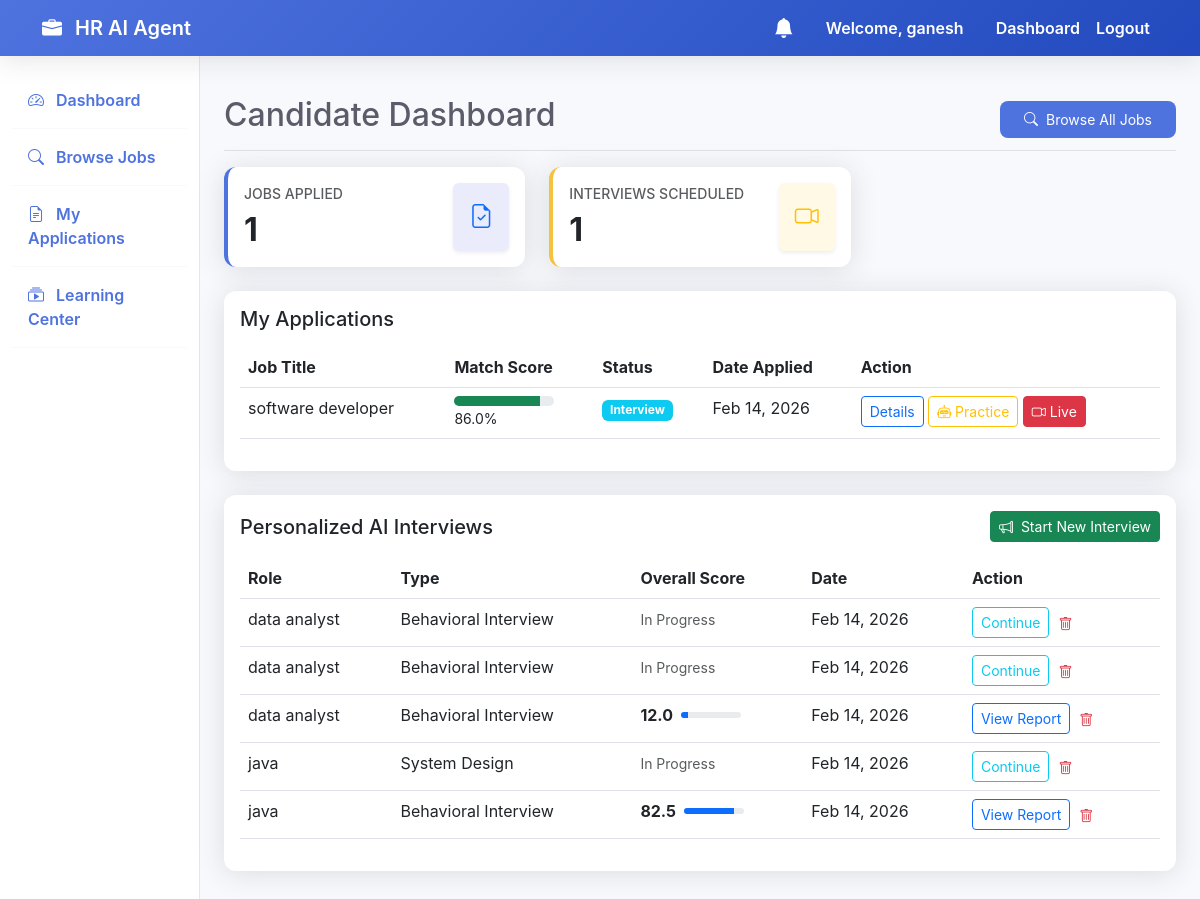
Page /dashboard/ (signed in) on the earlier database version.
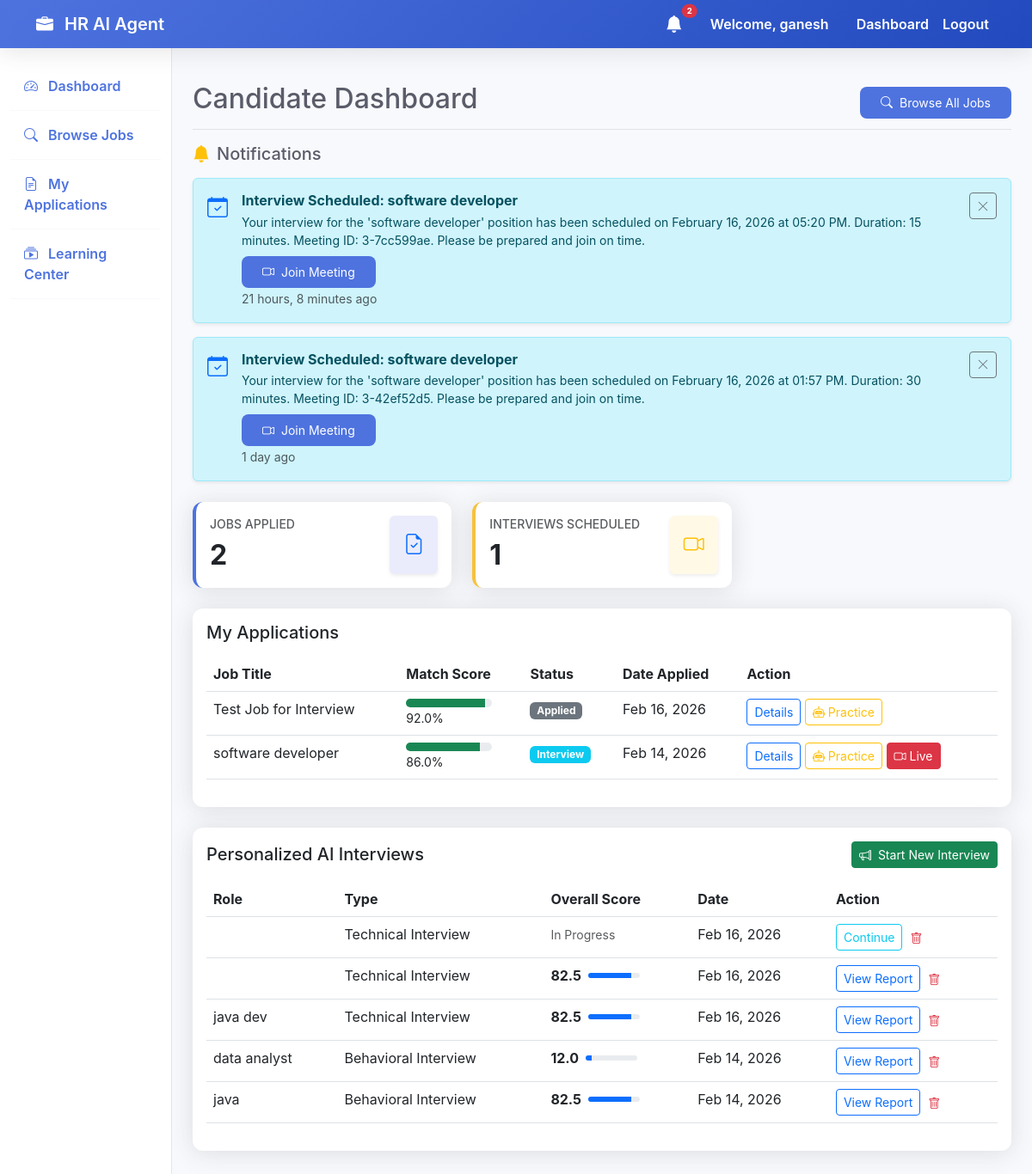
Same page on the later database version.
### accounts/models.py (models this page shows, shortened)
class User(AbstractUser):
    ROLE_CHOICES = (
        ('hr', 'HR (Recruiter)'),
        ('candidate', 'Candidate (Student/Job Seeker)'),
    )
    role = models.CharField(max_length=20, choices=ROLE_CHOICES, default='candidate')
    phone = models.CharField(max_length=15, blank=True, null=True)
    organization_name = models.CharField(max_length=255, blank=True, null=True, help_text="Required for HR role")
    profile_picture = models.ImageField(upload_to='profile_pics/', blank=True, null=True)
    @property
    def interviews_scheduled_count(self):
        return self.job_applications.filter(status='interview').count()

### jobs/models.py (models this page shows, shortened)
class Application(models.Model):
    STATUS_CHOICES = (
        ('applied', 'Applied'),
        ('shortlisted', 'Shortlisted'),
        ('rejected', 'Rejected'),
        ('interview', 'Interview'),
    )
    job = models.ForeignKey(Job, on_delete=models.CASCADE, related_name='applications')
    candidate = models.ForeignKey(settings.AUTH_USER_MODEL, on_delete=models.CASCADE, related_name='job_applications')
    resume = models.ForeignKey(Resume, on_delete=models.SET_NULL, null=True)
    match_score = models.FloatField(default=0.0)
    ai_feedback = models.TextField(blank=True, null=True)
    skills_matched = models.TextField(blank=True, null=True)
    missing_skills = models.TextField(blank=True, null=True)
    improvement_suggestions = models.TextField(blank=True, null=True)
    status = models.CharField(max_length=20, choices=STATUS_CHOICES, default='applied')
    applied_at = models.DateTimeField(auto_now_add=True)
    @property
    def upcoming_live_interview(self):
        return self.live_interviews.filter(status='scheduled').first()

class Job(models.Model):
    hr = models.ForeignKey(settings.AUTH_USER_MODEL, on_delete=models.CASCADE, related_name='posted_jobs')
    title = models.CharField(max_length=255)
    description = models.TextField()
    skills_required = models.TextField(help_text="Comma separated skills")
    experience_required = models.CharField(max_length=100)
    location = models.CharField(max_length=255)
    created_at = models.DateTimeField(auto_now_add=True)

### interviews/models.py (models this page shows, shortened)
class AIInterviewSession(models.Model):
    candidate = models.ForeignKey(settings.AUTH_USER_MODEL, on_delete=models.CASCADE, related_name='ai_interviews')
    role = models.CharField(max_length=255)
    experience_level = models.CharField(max_length=100)
    interview_type = models.CharField(max_length=100) # Technical, HR, etc.
    tech_stack = models.TextField()
    num_questions = models.IntegerField(default=5)
    vapi_call_id = models.CharField(max_length=255, blank=True, null=True)
    transcript = models.TextField(blank=True, null=True)
    communication_score = models.FloatField(default=0.0)
    technical_score = models.FloatField(default=0.0)
    problem_solving_score = models.FloatField(default=0.0)
    cultural_fit_score = models.FloatField(default=0.0)
    confidence_score = models.FloatField(default=0.0)
    clarity_score = models.FloatField(default=0.0)
    overall_score = models.FloatField(default=0.0)
    feedback_summary = models.TextField(blank=True, null=True)
    detailed_feedback = models.JSONField(blank=True, null=True)
    is_completed = models.BooleanField(default=False)
    created_at = models.DateTimeField(auto_now_add=True)

class Notification(models.Model):
    NOTIFICATION_TYPES = (
        ('interview_scheduled', 'Interview Scheduled'),
        ('interview_cancelled', 'Interview Cancelled'),
        ('general', 'General'),
    )
    recipient = models.ForeignKey(settings.AUTH_USER_MODEL, on_delete=models.CASCADE, related_name='notifications')
    title = models.CharField(max_length=255)
    message = models.TextField()
    notification_type = models.CharField(max_length=30, choices=NOTIFICATION_TYPES, default='general')
    related_interview = models.ForeignKey(LiveInterview, on_delete=models.SET_NULL, null=True, blank=True)
    is_read = models.BooleanField(default=False)
    created_at = models.DateTimeField(auto_now_add=True)
    class Meta:
        ordering = ['-created_at']

### accounts/views.py (the view)
# urls.py: path('dashboard/', views.dashboard, name='dashboard'),
@login_required
def dashboard(request):
    if request.user.role == 'hr':
        return render(request, 'accounts/hr_dashboard.html')
    else:
        from interviews.models import Notification
        notifications = Notification.objects.filter(recipient=request.user, is_read=False)[:10]
        return render(request, 'accounts/candidate_dashboard.html', {'notifications': notifications})

### interviews/context_processors.py (called while the page is built)
def unread_notifications(request):
    if request.user.is_authenticated:
        count = Notification.objects.filter(recipient=request.user, is_read=False).count()
        return {'unread_notifications_count': count}
    return {'unread_notifications_count': 0}

### templates/accounts/candidate_dashboard.html (shortened to what the changed rows need)
{% extends 'base.html' %}
{% block content %}
<div class="d-flex justify-content-between flex-wrap flex-md-nowrap align-items-center pt-3 pb-2 mb-3 border-bottom">
    <h1 class="h2">Candidate Dashboard</h1>
</div>
{% if notifications %}
<div class="mb-4" id="notifications-panel">
    <h5 class="mb-3"><i class="bi bi-bell-fill text-warning me-2"></i>Notifications</h5>
    {% for notification in notifications %}
    <div class="alert {% if notification.notification_type == 'interview_scheduled' %}alert-info{% elif notification.notification_type == 'interview_cancelled' %}alert-danger{% else %}alert-secondary{% endif %} d-flex align-items-start shadow-sm"
        id="notification-{{ notification.id }}" role="alert">
        <div class="me-3 fs-4">
            {% if notification.notification_type == 'interview_scheduled' %}
            <i class="bi bi-calendar-check text-primary"></i>
            {% elif notification.notification_type == 'interview_cancelled' %}
            <i class="bi bi-calendar-x text-danger"></i>
            {% else %}
            <i class="bi bi-info-circle text-secondary"></i>
            {% endif %}
        </div>
        <div class="flex-grow-1">
            <h6 class="alert-heading fw-bold mb-1">{{ notification.title }}</h6>
            <p class="mb-1 small">{{ notification.message }}</p>
            {% if notification.related_interview %}
            <div class="mt-2">
                <a href="{% url 'live_interview_room' notification.related_interview.meeting_id %}"
                    class="btn btn-sm btn-primary">
                    <i class="bi bi-camera-video me-1"></i> Join Meeting
                </a>
            </div>
            {% endif %}
            <small class="text-muted">{{ notification.created_at|timesince }} ago</small>
        </div>
        <form action="{% url 'mark_notification_read' notification.id %}" method="POST" class="ms-3">
            <button type="submit" class="btn btn-sm btn-outline-secondary" title="Dismiss">
                <i class="bi bi-x-lg"></i>
            </button>
        </form>
    </div>
    {% endfor %}
</div>
{% endif %}
<div class="row g-4 mb-4">
    <div class="col-md-4">
        <div class="card dashboard-card p-3">
            <div class="d-flex justify-content-between align-items-center">
                <div>
                    <h6 class="text-muted text-uppercase small">Jobs Applied</h6>
                    <h2 class="fw-bold mb-0">{{ user.job_applications.count }}</h2>
                </div>
            </div>
        </div>
    </div>
    <div class="col-md-4">
        <div class="card dashboard-card p-3" style="border-left-color: var(--warning-color) !important;">
            <div class="d-flex justify-content-between align-items-center">
                <div>
                    <h6 class="text-muted text-uppercase small">Interviews Scheduled</h6>
                    <h2 class="fw-bold mb-0">{{ user.interviews_scheduled_count }}</h2>
                </div>
            </div>
        </div>
    </div>
</div>
<div class="card p-3 mb-4">
    <div class="table-responsive">
        <table class="table table-hover">
            <thead>
                <tr>
                    <th>Job Title</th>
                    <th>Match Score</th>
                    <th>Status</th>
                    <th>Date Applied</th>
                    <th>Action</th>
                </tr>
            </thead>
            <tbody>
                {% for application in user.job_applications.all|dictsortreversed:"applied_at" %}
                <tr>
                    <td>{{ application.job.title }}</td>
                    <td>
                        <div class="progress" style="height: 10px; width: 100px;">
                            <div class="progress-bar {% if application.match_score >= 80 %}bg-success{% elif application.match_score >= 50 %}bg-warning{% else %}bg-danger{% endif %}"
                                role="progressbar" style="width: {{ application.match_score|floatformat:0 }}%;"></div>
                        </div>
                        <small>{{ application.match_score|floatformat:1 }}%</small>
                    </td>
                    <td>
                        <span
                            class="badge {% if application.status == 'shortlisted' %}bg-success{% elif application.status == 'rejected' %}bg-danger{% elif application.status == 'interview' %}bg-info{% else %}bg-secondary{% endif %}">
                            {{ application.get_status_display }}
                        </span>
                    </td>
                    <td>{{ application.applied_at|date:"M d, Y" }}</td>
                    <td>
                        <a href="{% url 'application_detail' application.id %}"
                            class="btn btn-sm btn-outline-primary">Details</a>
                        <a href="{% url 'mock_interview' application.id %}" class="btn btn-sm btn-outline-warning"
                            title="Practice with AI">
                            <i class="bi bi-robot"></i> Practice
                        </a>
                        {% if application.upcoming_live_interview %}
                        <a href="{% url 'live_interview_room' application.upcoming_live_interview.meeting_id %}"
                            class="btn btn-sm btn-danger blink-animation" target="_blank" title="Join Live Interview">
                            <i class="bi bi-camera-video"></i> Live
                        </a>
                        {% endif %}
                    </td>
                </tr>
                {% empty %}
                <tr>
                    <td colspan="5" class="text-center">You haven't applied to any jobs yet.</td>
                </tr>
                {% endfor %}
            </tbody>
        </table>
    </div>
</div>
<div class="card p-3 mb-4">
    <div class="table-responsive">
        <table class="table table-hover">
            <thead>
                <tr>
                    <th>Role</th>
                    <th>Type</th>
                    <th>Overall Score</th>
                    <th>Date</th>
                    <th>Action</th>
                </tr>
            </thead>
            <tbody>
                {% for session in user.ai_interviews.all|dictsortreversed:"created_at" %}
                <tr>
                    <td>{{ session.role }}</td>
                    <td>{{ session.interview_type }}</td>
                    <td>
                        {% if session.is_completed %}
                        <div class="d-flex align-items-center">
                            <span class="fw-bold me-2">{{ session.overall_score|floatformat:1 }}</span>
                            <div class="progress flex-grow-1" style="height: 6px; max-width: 60px;">
                                <div class="progress-bar bg-primary" role="progressbar"
                                    style="width: {{ session.overall_score }}%;"></div>
                            </div>
                        </div>
                        {% else %}
                        <span class="text-muted small italic">In Progress</span>
                        {% endif %}
                    </td>
                    <td>{{ session.created_at|date:"M d, Y" }}</td>
                    <td>
                        <div class="d-flex align-items-center gap-2">
                            {% if session.is_completed %}
                            <a href="{% url 'ai_interview_report' session.id %}"
                                class="btn btn-sm btn-outline-primary">View Report</a>
                            {% else %}
                            <a href="{% url 'ai_interview_room' session.id %}"
                                class="btn btn-sm btn-outline-info">Continue</a>
                            {% endif %}
                            <form action="{% url 'delete_ai_interview_session' session.id %}" method="POST"
                                onsubmit="return confirm('Delete this interview session?');" class="d-inline">
                                <button type="submit" class="btn btn-sm btn-link text-danger p-0"
                                    title="Delete Session">
                                    <i class="bi bi-trash"></i>
                                </button>
                            </form>
                        </div>
                    </td>
                </tr>
                {% empty %}
                <tr>
                    <td colspan="5" class="text-center text-muted">No AI interview sessions yet. Try the voice-interface
                        creation!</td>
                </tr>
                {% endfor %}
            </tbody>
        </table>
    </div>
</div>
{% endblock %}

### templates/base.html (shortened to what the changed rows need)
<!DOCTYPE html>
<html lang="en">
<head>
    <link href="https://cdn.jsdelivr.net/npm/bootstrap@5.3.0/dist/css/bootstrap.min.css" rel="stylesheet">
    <link rel="stylesheet" href="https://cdn.jsdelivr.net/npm/bootstrap-icons@1.10.5/font/bootstrap-icons.css">
</head>
<body>
    <nav class="navbar navbar-expand-lg sticky-top">
        <div class="container">
            <div class="collapse navbar-collapse" id="navbarNav">
                <ul class="navbar-nav ms-auto">
                    {% if user.is_authenticated %}
                    <li class="nav-item me-3 d-flex align-items-center">
                        <a href="{% url 'dashboard' %}" class="nav-link position-relative py-0">
                            <i class="bi bi-bell-fill fs-5"></i>
                            {% if unread_notifications_count > 0 %}
                            <span
                                class="position-absolute top-0 start-100 translate-middle badge rounded-pill bg-danger"
                                style="font-size: 0.6rem;">
                                {{ unread_notifications_count }}
                            </span>
                            {% endif %}
                        </a>
                    </li>
                    <li class="nav-link text-white me-3">Welcome, {{ user.username }}</li>
                    <li class="nav-item">
                        <a class="nav-link" href="{% url 'dashboard' %}">Dashboard</a>
                    </li>
                    <li class="nav-item">
                        <form action="{% url 'logout' %}" method="post" class="d-inline">
                            <button type="submit" class="nav-link btn btn-link"
                                style="text-decoration: none;">Logout</button>
                        </form>
                    </li>
                    {% endif %}
                </ul>
            </div>
        </div>
    </nav>
    <div class="container-fluid">
        <div class="row">
            {% if user.is_authenticated %}
            <main class="col-md-9 ms-sm-auto col-lg-10 px-md-4 py-4">
                {% block content %}{% endblock %}
            </main>
            {% endif %}
        </div>
    </div>
</body>
</html>

Differences in the rows shown:
removed AIInterviewSession: role "data analyst", interview_type "Behavioral Interview", is_completed "In Progress", created_at "Feb 14, 2026"
removed AIInterviewSession: role "data analyst", interview_type "Behavioral Interview", is_completed "In Progress", created_at "Feb 14, 2026"
removed AIInterviewSession: role "java", interview_type "System Design", is_completed "In Progress", created_at "Feb 14, 2026"
changed User "ganesh": job_applications.count "1" → "2"
added Notification: title "Interview Scheduled: software developer", message "Your interview for the 'software developer' position has been scheduled on February 16, 2026 at 05:20 PM. Duration: 15 minutes. Meeting ID: 3-7cc599ae. Please be prepared and join on time.", shows "Join Meeting", created_at "21 hours, 8 minutes"
added Notification: title "Interview Scheduled: software developer", message "Your interview for the 'software developer' position has been scheduled on February 16, 2026 at 01:57 PM. Duration: 30 minutes. Meeting ID: 3-42ef52d5. Please be prepared and join on time.", shows "Join Meeting", created_at "1 day"
added Application: job "Test Job for Interview", match_score "92.0", status "Applied", applied_at "Feb 16, 2026"
added AIInterviewSession: interview_type "Technical Interview", is_completed "In Progress", created_at "Feb 16, 2026"
added AIInterviewSession: interview_type "Technical Interview", overall_score "82.5", created_at "Feb 16, 2026", is_completed "View Report"
added AIInterviewSession: role "java dev", interview_type "Technical Interview", overall_score "82.5", created_at "Feb 16, 2026", is_completed "View Report"
Other differences:
{{ unread_notifications_count }}: (not shown) → "2"
text now shown: "Notifications"
